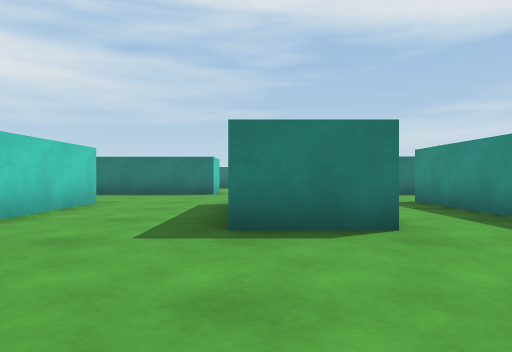
View 1 (above)

24 first-person views from a walk through a 3-D level made in the Unity game engine. The camera is 0.59 m above the floor, looks level and sees 70° across. The floor is counted in squares, 1 m on a side. Each view is taken from the middle of a square. On the plan, view 1 faces up. The plan holds only what a view shows up to about 10 squares ahead; the rest is blank.

View 2
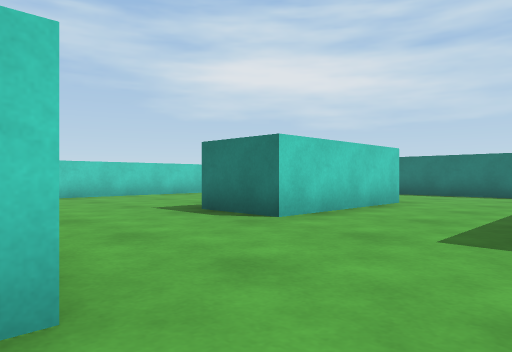

View 3
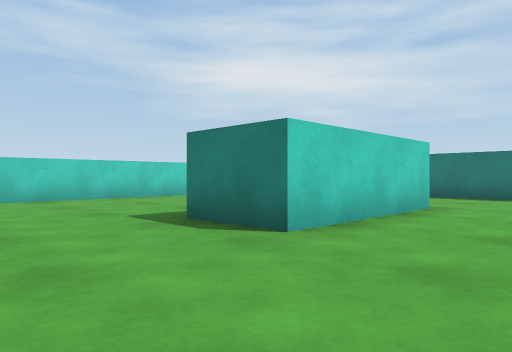

View 4
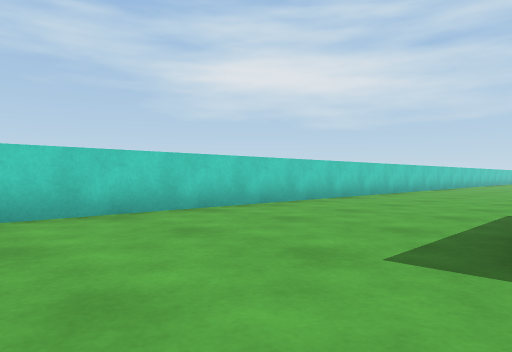

View 5
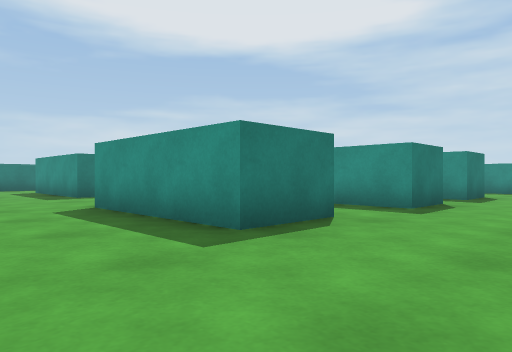

View 6
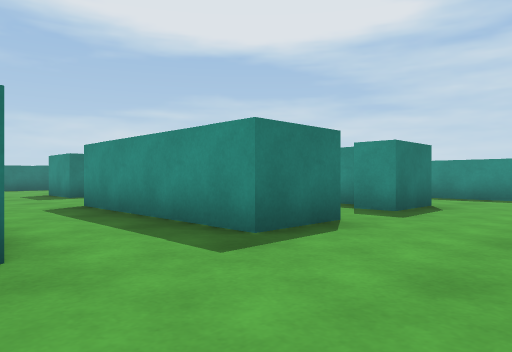

View 7
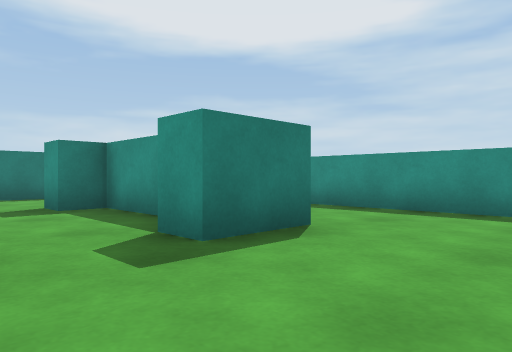

View 8
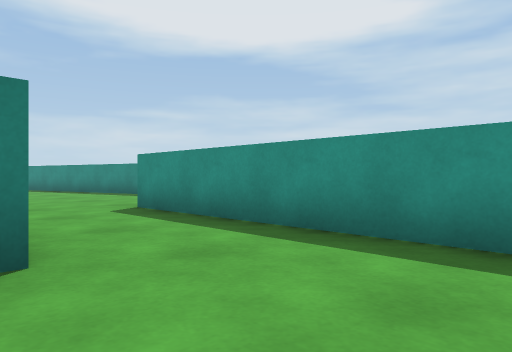

View 9
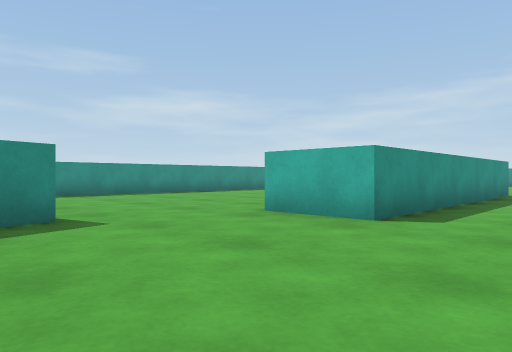

View 10
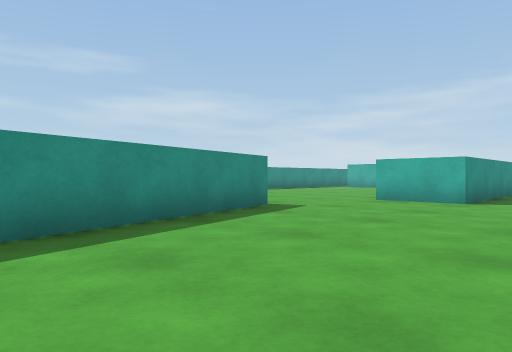

View 11
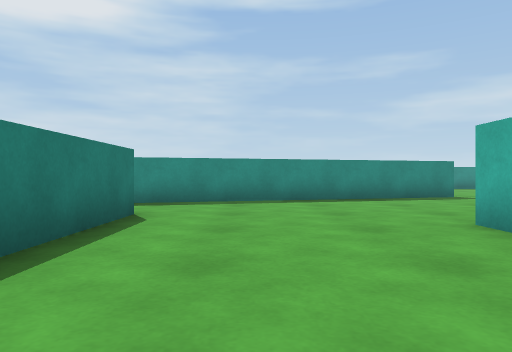

View 12
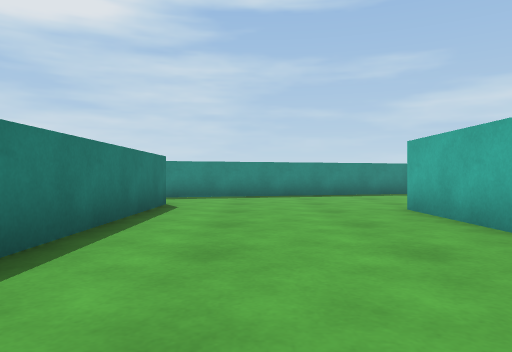

View 13
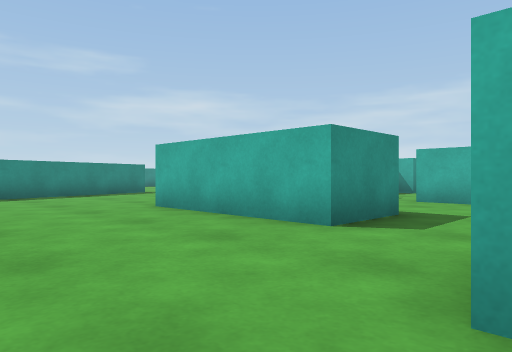

View 14
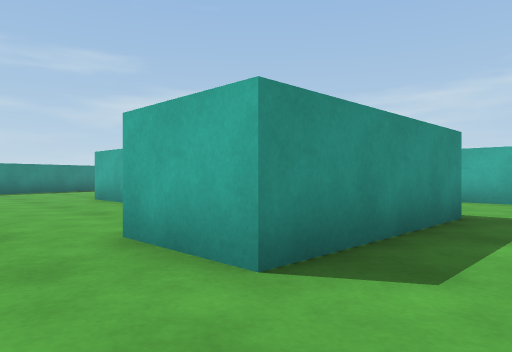

View 15
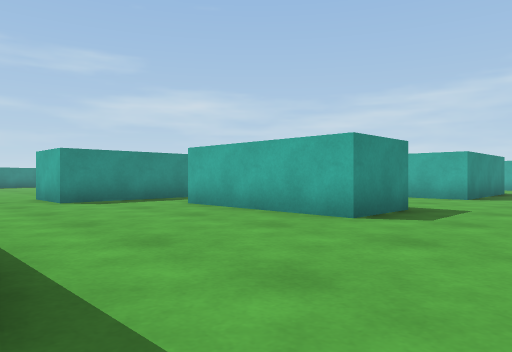

View 16
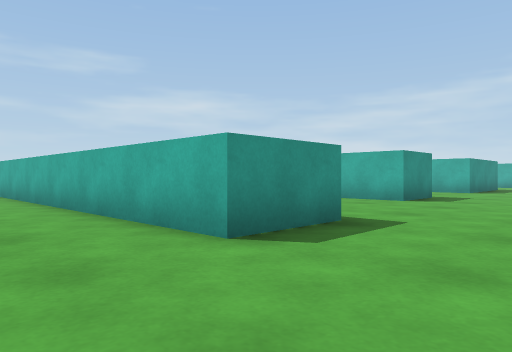

View 17
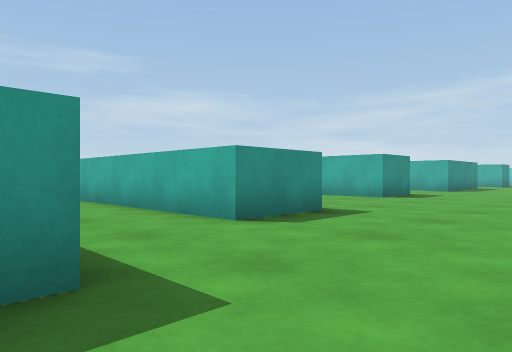

View 18
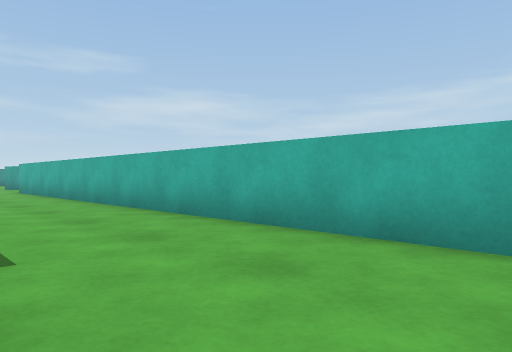

View 19
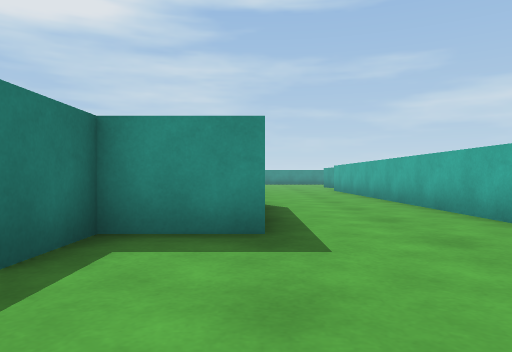

View 20
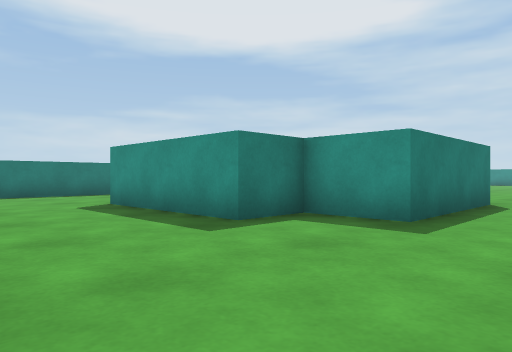

View 21
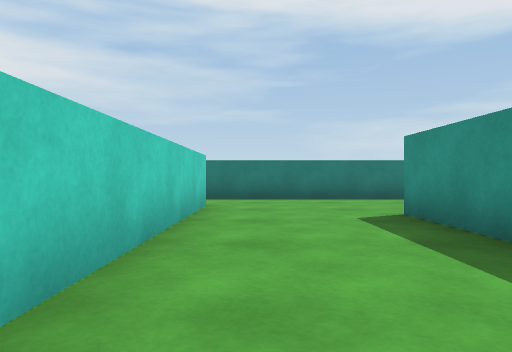

View 22
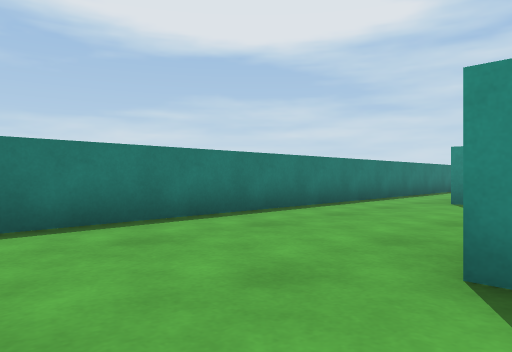

View 23
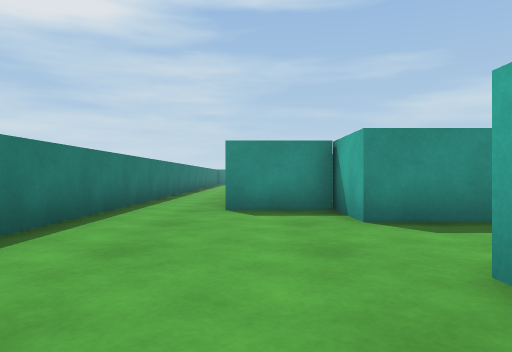

View 24
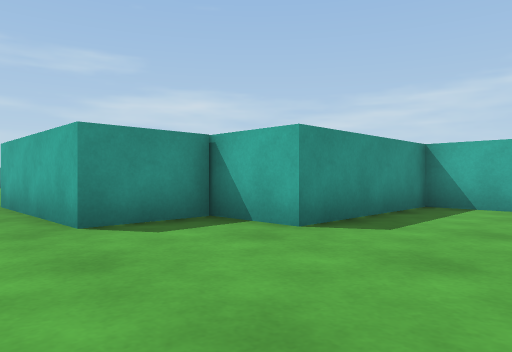

### Floor plan
Key: @ floor where view 1 was taken; # wall or solid block; . floor.
Columns run from 11 left of view 1 to 19 right of it. Each row starts with its distance up from view 1.
 33      ##############
 32      ..............
 31      ..............
 30      #.........####
 29      #........##
 28      #...##..##
 27      #...# ..#
 26      #...# ..#
 25      #...##..#
 24       ....####
 23  ..#  ....####...
 22  ................
 21  .................
 20  .................
 19   ...#############     ##
 18   ...#          #####...#
 17   ......................#
 16   ......................#
 15   ..........##..........##
 14    .........# ...........#
 13    ...####..# ..####.....#
 12    ...####..# ..####.....#
 11   ........... ... .......#
 10 #............ ... . .........
  9 #............ ..... ...........
  8 #.....##...##..##.##...........
  7 #.....##...# ..# ..#...##.....
  6 #..... #...# ..# ..#...#  ...
  5 #..... #...# ..# ..#...#
  4 #.....##...##..##.##...#
  3 #......................#
  2 #......................#
  1    ....................#
  0          #.@           #

Where each view was taken, in squares from view 1:
view 1: 0 up, 0 right, facing up
view 2: 0 up, 0 right, facing up-left
view 3: 1 up, 1 left, facing up-left
view 4: 1 up, 5 left, facing up-left
view 5: 1 up, 3 left, facing up-right
view 6: 1 up, 1 right, facing up-right
view 7: 1 up, 5 right, facing up-right
view 8: 1 up, 8 right, facing up-right
view 9: 12 up, 9 right, facing down-right
view 10: 16 up, 9 right, facing down-right
view 11: 16 up, 4 right, facing right
view 12: 16 up, 2 right, facing right
view 13: 17 up, 2 right, facing down-right
view 14: 17 up, 1 left, facing down-right
view 15: 18 up, 8 left, facing down-right
view 16: 22 up, 9 left, facing down-right
view 17: 23 up, 10 left, facing down-right
view 18: 23 up, 5 left, facing down-right
view 19: 23 up, 5 left, facing right
view 20: 21 up, 6 left, facing up-right
view 21: 23 up, 5 left, facing up
view 22: 28 up, 5 left, facing up-right
view 23: 30 up, 3 left, facing right
view 24: 32 up, 1 left, facing down-right
